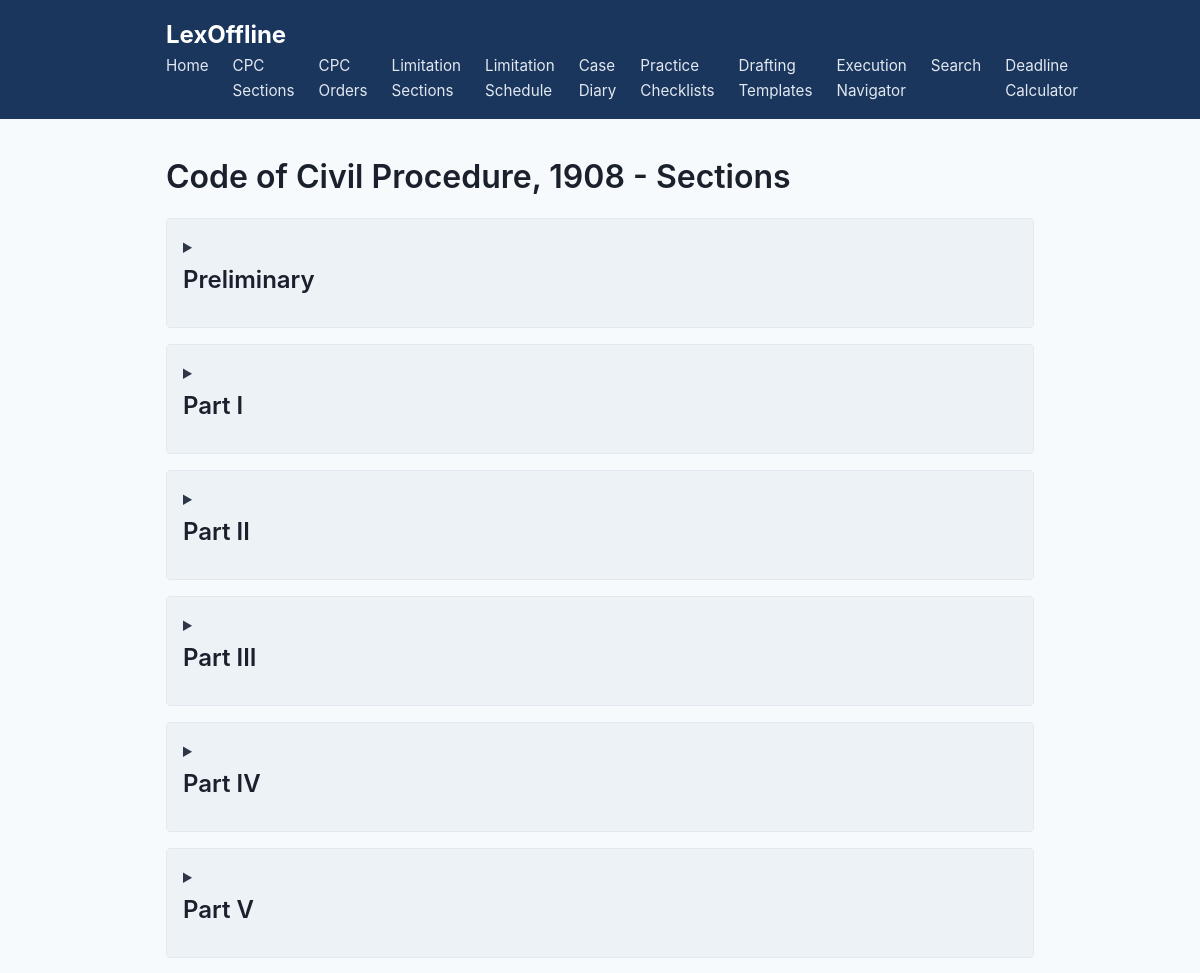
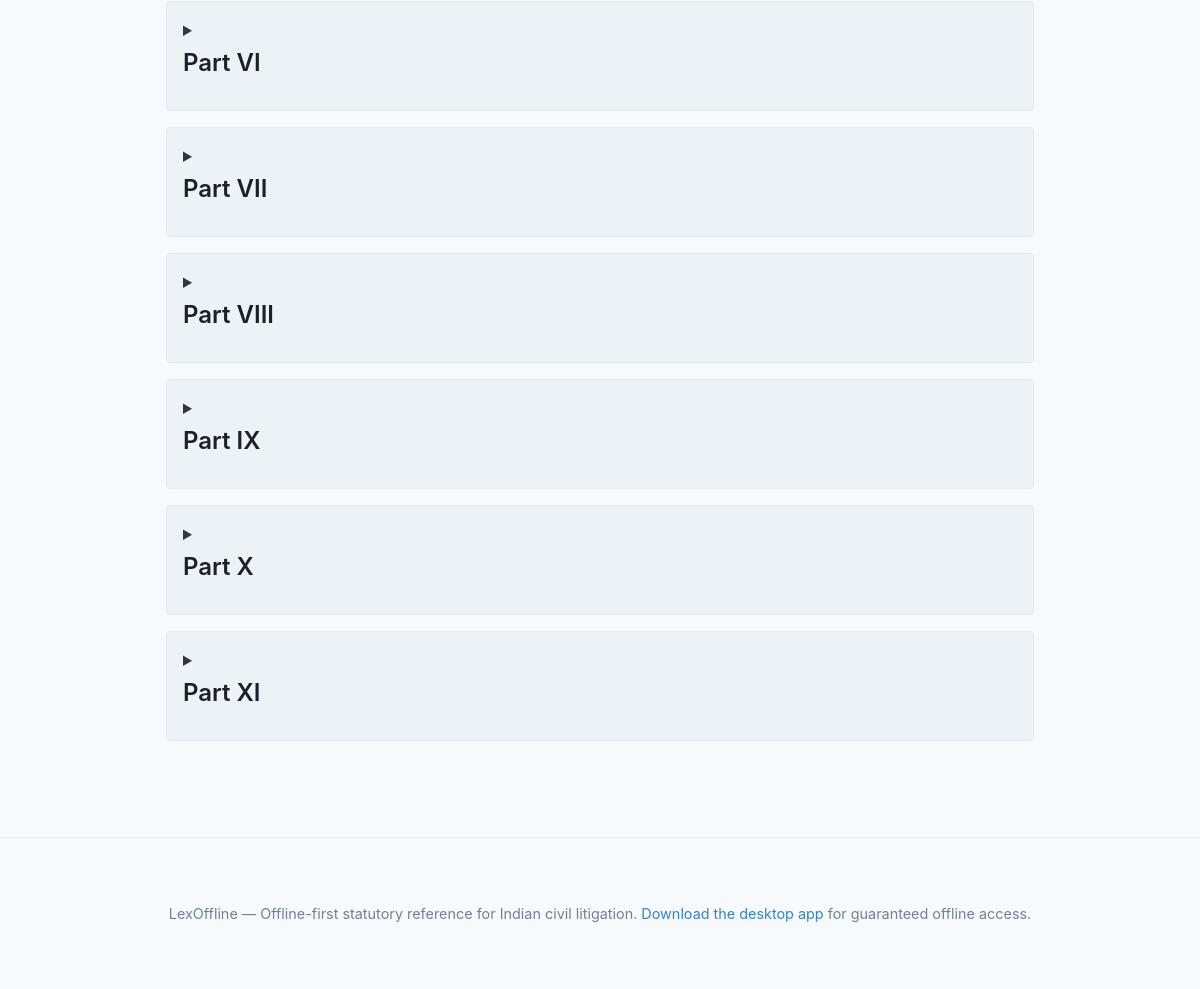
/cpc/sections, run on the app's committed database (2 pictures, top to bottom).
### tables this page shows
CREATE TABLE sections (
        id INTEGER PRIMARY KEY,
        section_no TEXT NOT NULL,
        title TEXT,
        part TEXT,
        text TEXT,
        state_amendments TEXT
    );

### web/app.py (the view)
@app.route('/cpc/sections')
def cpc_sections():
    db = get_db()
    parts_raw = db.sections_by_part()
    parts = {part: rows_to_dicts(sections) for part, sections in parts_raw.items()}
    return render_template('cpc_sections.html', parts=parts)

### web/app.py (called while the page is built)
def get_db():
    db = getattr(g, '_database', None)
    if db is None:
        db = g._database = ActDatabase(DATABASE)
    return db

@app.teardown_appcontext
def close_connection(exception):
    db = getattr(g, '_database', None)
    if db is not None:
        db.close()

def rows_to_dicts(rows):
    return [dict(r) for r in rows] if rows else []

### web/templates/cpc_sections.html (shortened to what this page needs)
{% extends "base.html" %}
{% block content %}
<h1>Code of Civil Procedure, 1908 - Sections</h1>
<div class="provision-list">
    {% for part_name, sections in parts.items() %}
    <details class="part-group">
        <summary>
            <h2>{% if part_name == 'PRELIMINARY' %}Preliminary{% else %}Part {{ part_name }}{% endif %}</h2>
        </summary>
    </details>
    {% endfor %}
</div>
{% endblock %}

### web/static/style.css (style rules this page uses)
* { box-sizing: border-box; margin: 0; padding: 0; }
body { font-family: -apple-system, BlinkMacSystemFont, "Segoe UI", Roboto, Helvetica, Arial, sans-serif; line-height: 1.6; color: #2d3748; background-color: #f7fafc; }
h1, h2, h3, h4 { margin-bottom: 0.5em; color: #1a202c; font-weight: 600; }
.part-group, .order-group { margin-bottom: 1rem; background: white; border: 1px solid #e2e8f0; border-radius: 4px; }
summary { padding: 1rem; cursor: pointer; background-color: #edf2f7; font-weight: bold; }

### data on the page
sections: part "Preliminary"
sections: part "II"
sections: part "III"
sections: part "IV"
sections: part "VI"
sections: part "VII"
sections: part "VIII"
sections: part "IX"
sections: part "XI"

### other printed values
{{ part_name }} "I" "V" "X"
